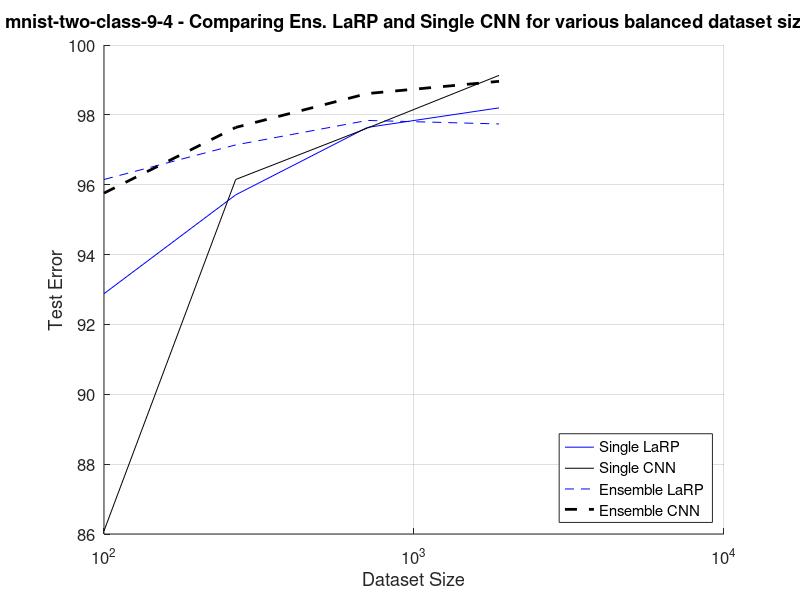
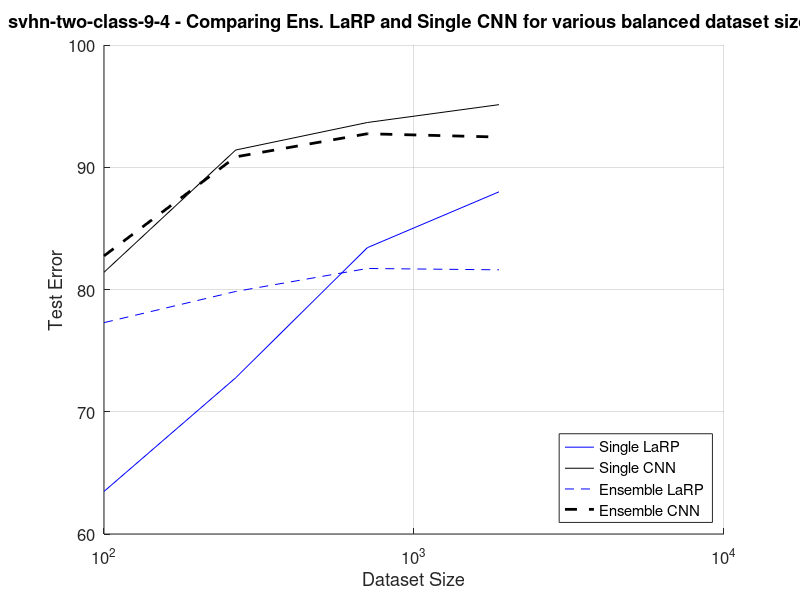
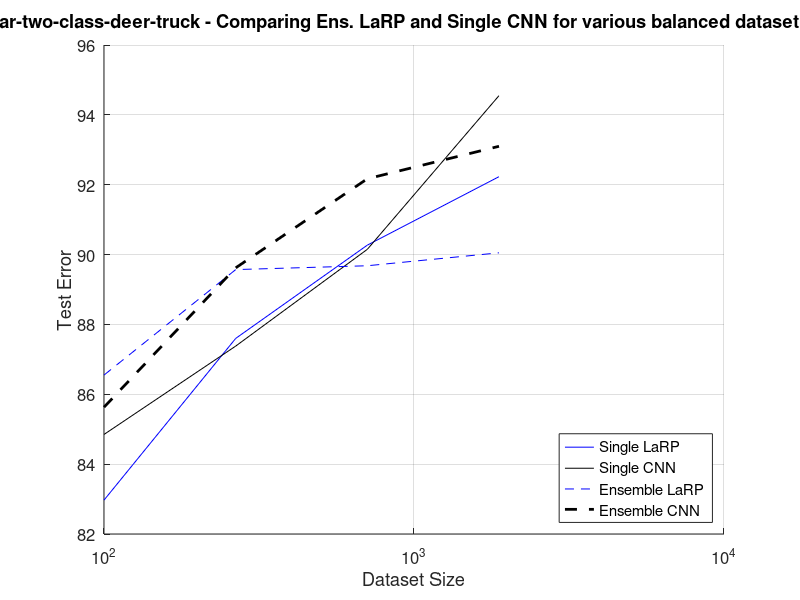

Here is the MATLAB script that generated these plots, in order:
function plotResultsVaryingImdbSize()
  dataset = 'mnist-two-class-9-4';
  x = [100, 266, 707, 1880];
  y_single_larp   = [92.88, 95.71, 97.64, 98.20];
  y_single_cnn    = [86.09, 96.15, 97.62, 99.13];
  y_ensemble_larp = [96.15, 97.14, 97.84, 97.74];
  y_ensemble_cnn  = [95.76, 97.64, 98.61, 98.96];
  plotAndSaveShit(dataset, x, y_single_larp, y_single_cnn, y_ensemble_larp, y_ensemble_cnn);


  dataset = 'svhn-two-class-9-4';
  x = [100, 266, 707, 1880];
  y_single_larp   = [63.48, 72.78, 83.42, 87.99];
  y_single_cnn    = [81.41, 91.41, 93.66, 95.12];
  y_ensemble_larp = [77.29, 79.84, 81.72, 81.61];
  y_ensemble_cnn  = [82.75, 90.85, 92.74, 92.47];
  plotAndSaveShit(dataset, x, y_single_larp, y_single_cnn, y_ensemble_larp, y_ensemble_cnn);


  dataset = 'cifar-two-class-deer-truck';
  x = [100, 266, 707, 1880];
  y_single_larp   = [82.97, 87.60, 90.27, 92.23];
  y_single_cnn    = [84.85, 87.38, 90.15, 94.55];
  y_ensemble_larp = [86.55, 89.57, 89.68, 90.05];
  y_ensemble_cnn  = [85.63, 89.62, 92.17, 93.10];
  plotAndSaveShit(dataset, x, y_single_larp, y_single_cnn, y_ensemble_larp, y_ensemble_cnn);


function plotAndSaveShit(dataset, x, y_single_larp, y_single_cnn, y_ensemble_larp, y_ensemble_cnn)

  experiment_title = sprintf('%s - Comparing Ens. LaRP and Single CNN for various balanced dataset sizes', dataset);
  h = figure;
  set(gca, 'fontsize', 12)
  hold on;
  grid on;

  semilogx( ...
    x, y_single_larp  , 'b', ...
    x, y_single_cnn   , 'k', ...
    x, y_ensemble_larp, 'b--', ...
    x, y_ensemble_cnn , 'k--', ...
    'LineWidth', 2);

  title(experiment_title);
  xlabel('Dataset Size')
  % ylim([0, 1]);
  % legend(legend_name_list);
  legend(...
    'Single LaRP', ...
    'Single CNN', ...
    'Ensemble LaRP', ...
    'Ensemble CNN');
  legend('Location','southeast');
  ylabel('Test Error');
  fileName = sprintf('%s_varying_balanced_dataset_size_test_comparison.eps', dataset);
  saveas(h, fileName, 'epsc');







